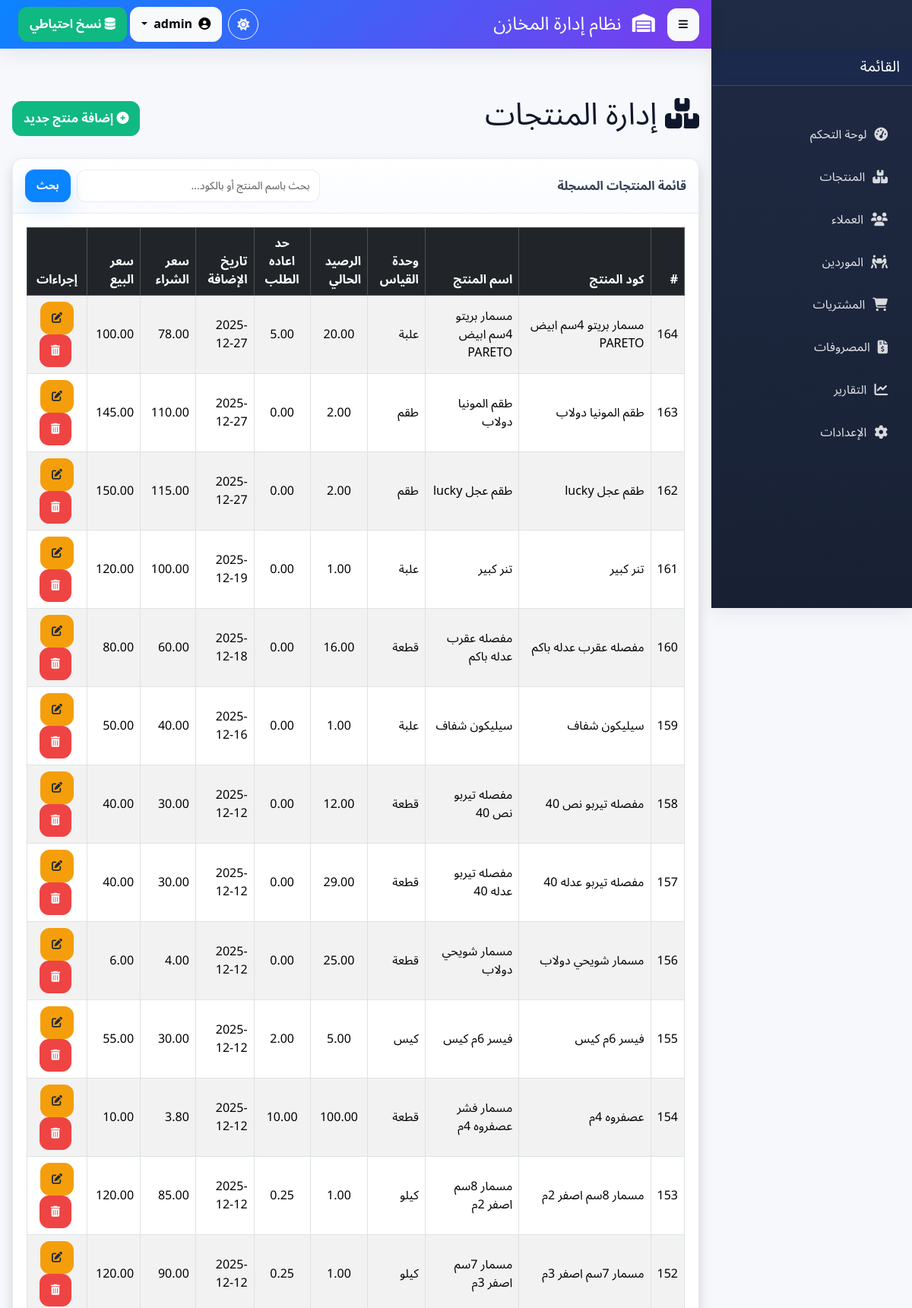
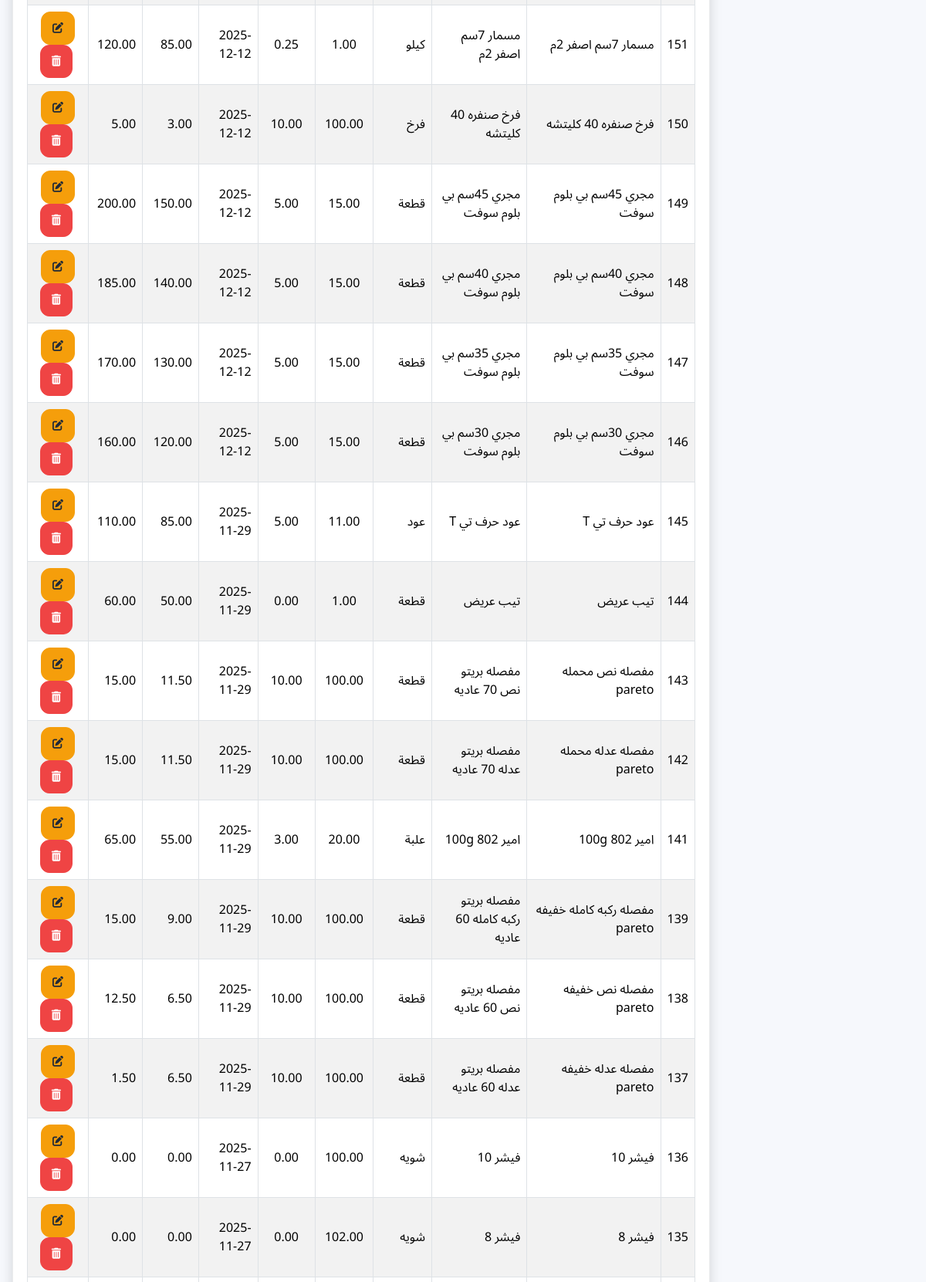
Screenshot of /admin/manage_old.php (signed in, upper part) with the database file from the repository (2 pictures, top to bottom).
### tables this page shows
CREATE TABLE `products` (
  `id` int(11) NOT NULL COMMENT 'المعرف التلقائي للمنتج',
  `product_code` varchar(50) NOT NULL COMMENT 'كود المنتج الفريد',
  `name` varchar(255) NOT NULL COMMENT 'اسم المنتج',
  `description` text DEFAULT NULL COMMENT 'وصف المنتج (اختياري)',
  `unit_of_measure` varchar(50) NOT NULL COMMENT 'وحدة القياس (مثال: قطعة، كجم، لتر)',
  `current_stock` decimal(10,2) NOT NULL DEFAULT 0.00 COMMENT 'الرصيد الحالي في المخزن',
  `reorder_level` decimal(10,2) NOT NULL DEFAULT 0.00 COMMENT 'حد إعادة الطلب (التنبيه عند وصول الرصيد إليه أو أقل)',
  `created_at` timestamp NOT NULL DEFAULT current_timestamp() COMMENT 'تاريخ الإنشاء',
  `updated_at` timestamp NULL DEFAULT NULL ON UPDATE current_timestamp() COMMENT 'تاريخ آخر تعديل',
  `cost_price` decimal(10,2) NOT NULL DEFAULT 0.00,
  `selling_price` decimal(10,2) NOT NULL,
  `retail_price` decimal(10,2) DEFAULT NULL COMMENT 'سعر البيع القطاعي (للعميل الفرد)'
);

### admin/manage_old.php (the view, shortened to what this page needs)
<?php
require_once dirname(__DIR__) . '/config.php';
require_once BASE_DIR . 'partials/header.php';
$q = trim($_GET['q'] ?? '');
if ($q !== '') {
    $like = "%" . $q . "%";
    $sql_select_products = "SELECT id, product_code, name, unit_of_measure, current_stock, created_at, reorder_level, cost_price, selling_price
                            FROM products
                            WHERE name LIKE ? OR product_code LIKE ?
                            ORDER BY id DESC";
    $stmt = $conn->prepare($sql_select_products);
    if ($stmt) {
        $stmt->bind_param('ss', $like, $like);
        $stmt->execute();
        $result_products = $stmt->get_result();
    } else {
        $result_products = $conn->query("SELECT id, product_code, name, unit_of_measure, current_stock, created_at, reorder_level, cost_price, selling_price FROM products ORDER BY id DESC");
    }
} else {
    $sql_select_products = "SELECT id, product_code, name, unit_of_measure, current_stock, created_at, reorder_level, cost_price, selling_price FROM products ORDER BY id DESC";
    $result_products = $conn->query($sql_select_products);
}
require_once BASE_DIR . 'partials/sidebar.php';
?>
<div class="container mt-5 pt-3">
    <div class="d-flex justify-content-between align-items-center mb-4">
        <h1><i class="fas fa-boxes"></i> إدارة المنتجات</h1>
        <a href="add_product.php" class="btn btn-success"><i class="fas fa-plus-circle"></i> إضافة منتج جديد</a>
    </div>
    <div class="card shadow">
        <div class="card-header d-flex justify-content-between align-items-center">
            <div>قائمة المنتجات المسجلة</div>
            <form method="get" class="d-flex align-items-center" role="search" style="gap:8px">
                <input name="q" id="q" value="<?php echo htmlspecialchars($q); ?>" placeholder="بحث باسم المنتج أو بالكود..." class="form-control form-control-sm" style="max-width:320px" autocomplete="off">
                <button type="submit" class="btn btn-primary btn-sm">بحث</button>
            </form>
        </div>
        <div class="card-body">
            <div class="table-responsive">
                <table class="table table-striped table-hover table-bordered align-middle">
                    <thead class="table-dark">
                        <tr>
                            <th>#</th>
                            <th>كود المنتج</th>
                            <th>اسم المنتج</th>
                            <th class="d-none d-md-table-cell">وحدة القياس</th>
                            <th>الرصيد الحالي</th>
                            <th class="text-center">حد اعاده الطلب</th>
                            <th class="d-none d-md-table-cell">تاريخ الإضافة</th>
                            <th>سعر الشراء</th>
                            <th>سعر البيع</th>
                            <th class="text-center">إجراءات</th>
                        </tr>
                    </thead>
                    <tbody>
                        <?php if ($result_products && $result_products->num_rows > 0): ?>
                            <?php while ($product = $result_products->fetch_assoc()): ?>
                                <tr>
                                    <td><?php echo $product["id"]; ?></td>
                                    <td><?php echo htmlspecialchars($product["product_code"]); ?></td>
                                    <td><?php echo htmlspecialchars($product["name"]); ?></td>
                                    <td class="d-none d-md-table-cell"><?php echo htmlspecialchars($product["unit_of_measure"]); ?></td>
                                    <td class="text-center"><?php echo $product["current_stock"]; ?></td>
                                    <td class="text-center"><?php echo $product["reorder_level"]; ?></td>
                                    <td class="d-none d-md-table-cell"><?php echo date('Y-m-d', strtotime($product["created_at"])); ?></td>
                                    <td><?php echo number_format((float)$product["cost_price"],2); ?></td>
                                    <td><?php echo number_format((float)$product["selling_price"],2); ?></td>
                                    <td class="text-center">
                                        <form action="edit_product.php" method="post" class="d-inline">
                                            <button type="submit" class="btn btn-warning btn-sm" title="تعديل المنتج">
                                                <i class="fas fa-edit"></i>
                                            </button>
                                        </form>
                                        <form action="<?php echo htmlspecialchars($_SERVER["PHP_SELF"]); ?>" method="post" class="d-inline ms-1">
                                            <button type="submit" name="delete_product" class="btn btn-danger btn-sm"
                                                onclick="return confirm('هل أنت متأكد من حذف هذا المنتج؟ لا يمكن التراجع عن هذا الإجراء.');"
                                                title="حذف المنتج">
                                                <i class="fas fa-trash-alt"></i>
                                            </button>
                                        </form>
                                    </td>
                                </tr>
                            <?php endwhile; ?>
                        <?php else: ?>
                            <tr>
                                <td colspan="10" class="text-center">لا توجد منتجات مطابقة لعملية البحث أو لا توجد منتجات مسجلة حالياً. <a href="add_product.php">أضف منتجاً الآن!</a></td>
                            </tr>
                        <?php endif; ?>
                    </tbody>
                </table>
            </div>
        </div>
    </div>
</div>
<?php
require_once BASE_DIR . 'partials/footer.php';
?>

### assets/css/index.css (style rules this page uses)
:root { --primary: #0b84ff; --primary-600: #0a6be0; --primary-700: #0a58c8; --accent: #7c3aed; --accent-600: #6d28d9; --teal: #10b981; --amber: #f59e0b; --rose: #ef4444; --const:white; --bg: #f6f8fc; --surface: #ffffff; --surface-2: #f9fbff; --text: #0f172a; --text-soft: #334155; --muted: #64748b; --border: rgba(2,6,23,0.08); --radius: 14px; --radius-sm: 10px; --radius-lg: 20px; --shadow-1: 0 10px 24px rgba(15,23,42,0.06); --shadow-2: 0 12px 28px rgba(11,132,255,0.14); --ring: 0 0 0 4px rgba(11,132,255,0.18); --header-h: 64px; --sidebar-w: 264px; --sidebar-w-mini: 84px; --fast: .15s ease; --normal: .25s cubic-bezier(.2,.8,.2,1); --grad-1: linear-gradient(135deg, #0b84ff, #7c3aed); --grad-2: linear-gradient(135deg, #10b981, #0ea5e9); --grad-3: linear-gradient(135deg, #f59e0b, #ef4444); --grad-4: linear-gradient(135deg, #ef4444, #b91c1c); }
* { scrollbar-width: thin; scrollbar-color: var(--border) var(--surface); }
[data-app] { font-family: "Tajawal","Noto Sans Arabic",system-ui,-apple-system,Segoe UI,Roboto,Arial,sans-serif; color: var(--text); background: var(--bg); min-height: 100vh; -webkit-font-smoothing: antialiased; -moz-osx-font-smoothing: grayscale; }
[data-app] a { text-decoration: none; }
[data-app] .container, [data-app] .container-fluid { padding-inline: 16px; }
::placeholder { color: var(--muted); opacity: 0.8; }
[data-app] .card { background: var(--surface); border: 1px solid var(--border); border-radius: var(--radius); box-shadow: var(--shadow-1); overflow: hidden; }
[data-app] .card-header { background: linear-gradient(180deg, var(--surface), var(--surface-2)); border-bottom: 1px solid var(--border); padding: 14px 16px; font-weight: 800; color: var(--text-soft); }
[data-app] .card-body { padding: 18px; }
[data-app] .btn { border-radius: 12px; font-weight: 800; padding: 10px 14px; transition: transform var(--fast), box-shadow var(--fast), background var(--fast); }
[data-app] .btn-primary { background: var(--primary); border-color: var(--primary); box-shadow: var(--shadow-2); }
[data-app] .btn-success { background: var(--teal); border-color: var(--teal); }
[data-app] .btn-warning { background: var(--amber); border-color: var(--amber); color: #1f2937; }
[data-app] .btn-danger { background: var(--rose); border-color: var(--rose); }
[data-app] .form-control, [data-app] .form-select, [data-app] textarea, [data-app] input[type="text"], [data-app] input[type="number"], [data-app] input[type="date"], [data-app] input[type="email"], [data-app] input[type="password"] { border-radius: 12px; border: 1px solid var(--border); background: var(--surface); padding: 10px 12px; color: var(--text); transition: border-color var(--fast), box-shadow var(--fast), background var(--fast), transform var(--fast); }

### rows the page displays
products: id "164", product_code "مسمار بريتو 4سم ابيض PARETO", name "مسمار بريتو 4سم ابيض PARETO", unit_of_measure "علبة", current_stock "20.00", reorder_level "5.00", created_at "2025-12-27", cost_price "78.00", selling_price "100.00"
products: id "163", product_code "طقم المونيا دولاب", name "طقم المونيا دولاب", unit_of_measure "طقم", current_stock "2.00", reorder_level "0.00", created_at "2025-12-27", cost_price "110.00", selling_price "145.00"
products: id "162", product_code "طقم عجل lucky", name "طقم عجل lucky", unit_of_measure "طقم", current_stock "2.00", reorder_level "0.00", created_at "2025-12-27", cost_price "115.00", selling_price "150.00"
products: id "161", product_code "تنر كبير", name "تنر كبير", unit_of_measure "علبة", current_stock "1.00", reorder_level "0.00", created_at "2025-12-19", cost_price "100.00", selling_price "120.00"
products: id "160", product_code "مفصله عقرب عدله باكم", name "مفصله عقرب عدله باكم", unit_of_measure "قطعة", current_stock "16.00", reorder_level "0.00", created_at "2025-12-18", cost_price "60.00", selling_price "80.00"
products: id "159", product_code "سيليكون شفاف", name "سيليكون شفاف", unit_of_measure "علبة", current_stock "1.00", reorder_level "0.00", created_at "2025-12-16", cost_price "40.00", selling_price "50.00"
products: id "158", product_code "مفصله تيربو نص 40", name "مفصله تيربو نص 40", unit_of_measure "قطعة", current_stock "12.00", reorder_level "0.00", created_at "2025-12-12", cost_price "30.00", selling_price "40.00"
products: id "157", product_code "مفصله تيربو عدله 40", name "مفصله تيربو عدله 40", unit_of_measure "قطعة", current_stock "29.00", reorder_level "0.00", created_at "2025-12-12", cost_price "30.00", selling_price "40.00"
products: id "156", product_code "مسمار شويحي دولاب", name "مسمار شويحي دولاب", unit_of_measure "قطعة", current_stock "25.00", reorder_level "0.00", created_at "2025-12-12", cost_price "4.00", selling_price "6.00"
products: id "155", product_code "فيسر 6م كيس", name "فيسر 6م كيس", unit_of_measure "كيس", current_stock "5.00", reorder_level "2.00", created_at "2025-12-12", cost_price "30.00", selling_price "55.00"
products: id "154", product_code "عصفروه 4م", name "مسمار فشر عصفروه 4م", unit_of_measure "قطعة", current_stock "100.00", reorder_level "10.00", created_at "2025-12-12", cost_price "3.80", selling_price "10.00"
products: id "153", product_code "مسمار 8سم اصفر 2م", name "مسمار 8سم اصفر 2م", unit_of_measure "كيلو", current_stock "1.00", reorder_level "0.25", created_at "2025-12-12", cost_price "85.00", selling_price "120.00"
products: id "152", product_code "مسمار 7سم اصفر 3م", name "مسمار 7سم اصفر 3م", unit_of_measure "كيلو", current_stock "1.00", reorder_level "0.25", created_at "2025-12-12", cost_price "90.00", selling_price "120.00"
products: id "151", product_code "مسمار 7سم اصفر 2م", name "مسمار 7سم اصفر 2م", unit_of_measure "كيلو", current_stock "1.00", reorder_level "0.25", created_at "2025-12-12", cost_price "85.00", selling_price "120.00"
products: id "150", product_code "فرخ صنفره 40 كليتشه", name "فرخ صنفره 40 كليتشه", unit_of_measure "فرخ", current_stock "100.00", reorder_level "10.00", created_at "2025-12-12", cost_price "3.00", selling_price "5.00"
products: id "149", product_code "مجري 45سم بي بلوم سوفت", name "مجري 45سم بي بلوم سوفت", unit_of_measure "قطعة", current_stock "15.00", reorder_level "5.00", created_at "2025-12-12", cost_price "150.00", selling_price "200.00"
products: id "148", product_code "مجري 40سم بي بلوم سوفت", name "مجري 40سم بي بلوم سوفت", unit_of_measure "قطعة", current_stock "15.00", reorder_level "5.00", created_at "2025-12-12", cost_price "140.00", selling_price "185.00"
products: id "147", product_code "مجري 35سم بي بلوم سوفت", name "مجري 35سم بي بلوم سوفت", unit_of_measure "قطعة", current_stock "15.00", reorder_level "5.00", created_at "2025-12-12", cost_price "130.00", selling_price "170.00"
products: id "146", product_code "مجري 30سم بي بلوم سوفت", name "مجري 30سم بي بلوم سوفت", unit_of_measure "قطعة", current_stock "15.00", reorder_level "5.00", created_at "2025-12-12", cost_price "120.00", selling_price "160.00"
products: id "145", product_code "عود حرف تي T", name "عود حرف تي T", unit_of_measure "عود", current_stock "11.00", reorder_level "5.00", created_at "2025-11-29", cost_price "85.00", selling_price "110.00"
products: id "144", product_code "تيب عريض", name "تيب عريض", unit_of_measure "قطعة", current_stock "1.00", reorder_level "0.00", created_at "2025-11-29", cost_price "50.00", selling_price "60.00"
products: id "143", product_code "مفصله نص محمله pareto", name "مفصله بريتو نص 70 عاديه", unit_of_measure "قطعة", current_stock "100.00", reorder_level "10.00", created_at "2025-11-29", cost_price "11.50", selling_price "15.00"
products: id "142", product_code "مفصله عدله محمله pareto", name "مفصله بريتو عدله 70 عاديه", unit_of_measure "قطعة", current_stock "100.00", reorder_level "10.00", created_at "2025-11-29", cost_price "11.50", selling_price "15.00"
products: id "141", product_code "امير 802 100g", name "امير 802 100g", unit_of_measure "علبة", current_stock "20.00", reorder_level "3.00", created_at "2025-11-29", cost_price "55.00", selling_price "65.00"
products: id "139", product_code "مفصله ركبه كامله خفيفه pareto", name "مفصله بريتو ركبه كامله 60 عاديه", unit_of_measure "قطعة", current_stock "100.00", reorder_level "10.00", created_at "2025-11-29", cost_price "9.00", selling_price "15.00"
products: id "138", product_code "مفصله نص خفيفه pareto", name "مفصله بريتو نص 60 عاديه", unit_of_measure "قطعة", current_stock "100.00", reorder_level "10.00", created_at "2025-11-29", cost_price "6.50", selling_price "12.50"
products: id "137", product_code "مفصله عدله خفيفه pareto", name "مفصله بريتو عدله 60 عاديه", unit_of_measure "قطعة", current_stock "100.00", reorder_level "10.00", created_at "2025-11-29", cost_price "6.50", selling_price "1.50"
products: id "136", product_code "فيشر 10", name "فيشر 10", unit_of_measure "شويه", current_stock "100.00", reorder_level "0.00", created_at "2025-11-27", cost_price "0.00", selling_price "0.00"
products: id "135", product_code "فيشر 8", name "فيشر 8", unit_of_measure "شويه", current_stock "102.00", reorder_level "0.00", created_at "2025-11-27", cost_price "0.00", selling_price "0.00"
